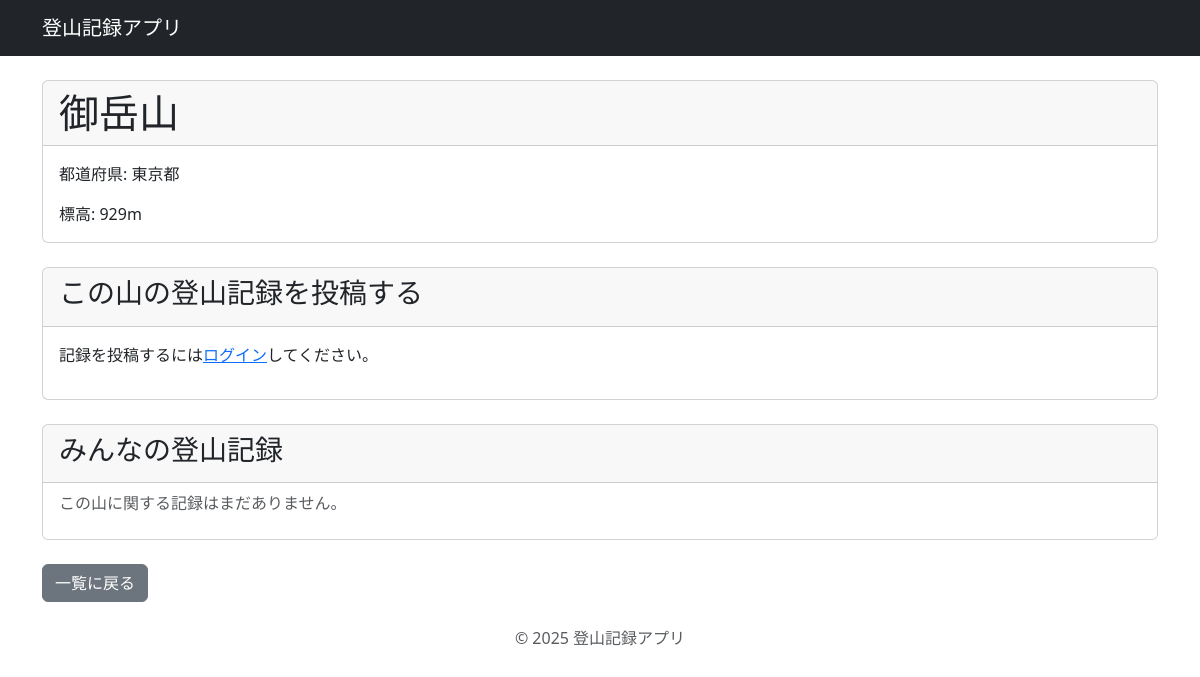
Page /mountain/5/ on the committed database.
### paplib/models.py (models this page shows, shortened)
class Mountain(models.Model):
    name = models.CharField('山名', max_length=100)
    prefecture = models.CharField('都道府県', max_length=50)
    elevation = models.IntegerField('標高')

### paplib/views.py (the view)
# urls.py: path('mountain/<int:pk>/', views.mountain_detail, name='mountain_detail'),
def mountain_detail(request, pk):
    mountain = Mountain.objects.get(pk=pk)
    if request.method == 'POST':
        form = ClimbRecordForm(request.POST, request.FILES)
        if form.is_valid():
            new_record = form.save(commit=False)
            new_record.user = request.user
            new_record.mountain = mountain
            new_record.save()
            return redirect('mountain_detail', pk=mountain.pk)
    else:
        form = ClimbRecordForm()
    records = ClimbRecord.objects.filter(mountain=mountain).order_by('-climb_date')
    context = {
        'mountain': mountain,
        'records': records,
        'form': form,
    }
    return render(request, 'paplib/mountain_detail.html', context)

### paplib/templates/paplib/mountain_detail.html (shortened to what this page needs)
{% extends 'paplib/base.html' %}
{% load django_bootstrap5 %}
{% block content %}
<div class="card mb-4">
    <div class="card-header">
        <h1 class="mb-0">{{ mountain.name }}</h1>
    </div>
    <div class="card-body">
        <p class="card-text">都道府県: {{ mountain.prefecture }}</p>
        <p class="card-text">標高: {{ mountain.elevation }}m</p>
    </div>
</div>
<div class="card mb-4">
    <div class="card-header">
        <h3>この山の登山記録を投稿する</h3>
    </div>
    <div class="card-body">
        {% if user.is_authenticated %}
            <form method="post" enctype="multipart/form-data">
                {% csrf_token %}
                {% bootstrap_form form %}
                {% bootstrap_button button_type="submit" content="投稿する" %}
            </form>
        {% else %}
            <p>記録を投稿するには<a href="{% url 'login' %}?next={{ request.path }}">ログイン</a>してください。</p>
        {% endif %}
    </div>
</div>
<div class="card">
    <div class="card-header">
        <h3>みんなの登山記録</h3>
    </div>
    <div class="list-group list-group-flush">
        {% for record in records %}
            <div class="list-group-item">
                <div class="d-flex w-100 justify-content-between">
                    <h5 class="mb-1">{{ record.user.username }} さん</h5>
                    <div>
                        <small class="text-muted">{{ record.climb_date }}</small>
                        {% if record.user == request.user %}
                            <a href="{% url 'record_edit' record.pk %}" class="btn btn-sm btn-outline-primary ms-2">編集</a>
                            <a href="{% url 'record_delete' record.pk %}" class="btn btn-sm btn-outline-danger ms-2">削除</a>
                        {% endif %}
                    </div>
                </div>
                <p class="mb-1">{{ record.comment|linebreaksbr }}</p>
                {% if record.image %}
                    <div class="mb-2">
                        <img src="{{ record.image.url }}" class="img-fluid rounded" alt="登山記録の写真" style="max-height: 300px; width: auto;">
                    </div>
                {% endif %}
                <small class="text-muted">
                    登山日: {{ record.climb_date|date:"Y年n月j日" }} |
                    投稿: {{ record.created_at|date:"Y/n/j H:i" }} |
                    編集: {{ record.updated_at|date:"Y/n/j H:i" }}
                </small>
            </div>
        {% empty %}
            <div class="list-group-item">
                <p class="text-muted">この山に関する記録はまだありません。</p>
            </div>
        {% endfor %}
    </div>
</div>
<div class="mt-4">
    <a href="{% url 'mountain_list' %}" class="btn btn-secondary">一覧に戻る</a>
</div>
{% endblock %}

### rows in the picture
Mountain: name "御岳山", prefecture "東京都", elevation "929"
